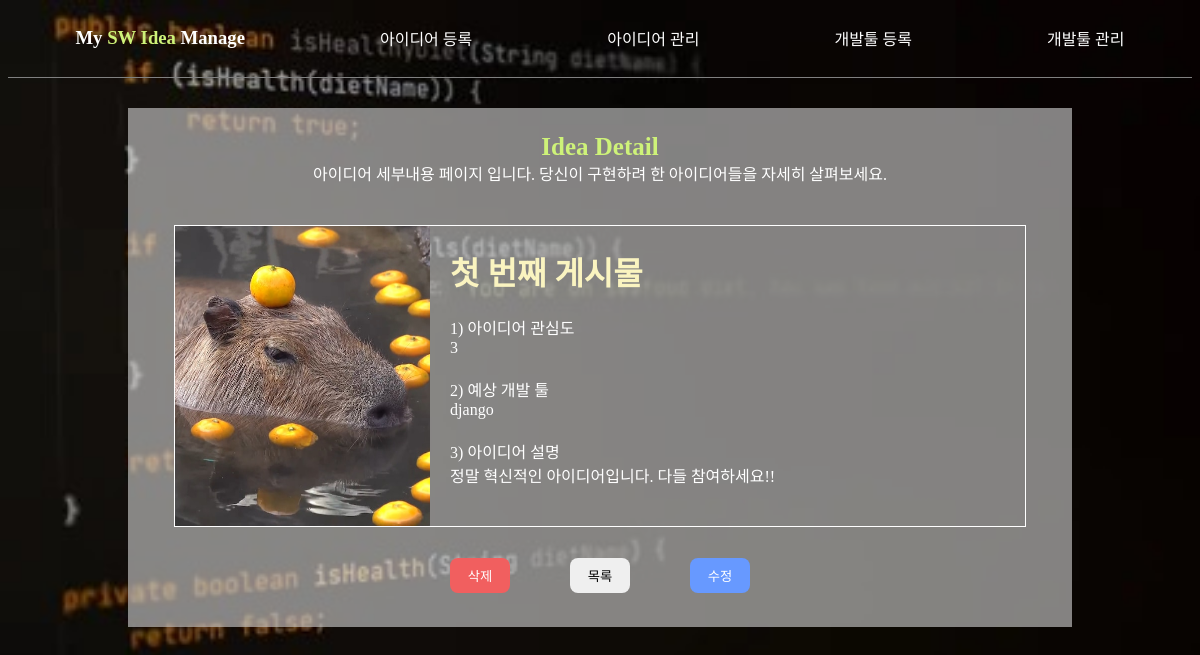
/detail/1, run on the app's committed database.
### apps/idea/models.py (models this page shows, shortened)
class Idea(models.Model):
    title = models.CharField('아이디어명:', max_length=20)
    image = models.ImageField('Image:', upload_to='uploaded_images/%Y%m%d', blank=True)
    content = models.TextField('아이디어 설명:')
    interest = models.IntegerField('아이디어 관심도:')
    devtool = models.ForeignKey(Tool, verbose_name='예상 개발툴:', on_delete=models.CASCADE, related_name='ideas')
    created_at = models.DateTimeField(auto_now_add=True, verbose_name="등록일")
    is_liked = models.BooleanField(default=False)

### apps/tool/models.py (models this page shows)
class Tool(models.Model):
    name = models.CharField('이름:', max_length=20)
    kind = models.CharField('종류:', max_length=20)
    content = models.TextField('개발툴 설명:')
    def __str__(self):
        return self.name

### apps/idea/views.py (the view)
# urls.py: path('detail/<int:pk>', views.detail, name='detail'),
def detail(request, pk):
    idea = Idea.objects.get(id=pk)
    context = {
        'idea': idea,
    }
    return render(request, 'idea/detail.html', context)

### templates/idea/detail.html (shortened to what this page needs)
{% extends 'base.html' %}
{% load static %}
    {% block head %}
        <link rel="stylesheet" href="{% static 'idea/detail.css' %}">
    {% endblock %}
    {% block content %}
    <div class="detail_container">
        <h3 class="form_title yellow">Idea Detail</h3>
        <p class="discription">아이디어 세부내용 페이지 입니다. 당신이 구현하려 한 아이디어들을 자세히 살펴보세요.</p>
        <div class="content">
            {% if idea.image != null and idea.image.url != "" %}
                <img src="{{ idea.image.url }}" alt="image">
            {% else %}
                <img src="{% static 'no_img.png' %}" alt="이미지 존재X">
            {% endif %}
            <div class="info">
                {% if idea.is_liked %}
                    <h1 class="bright">{{idea.title}}⭐️</h1>
                {% else %}
                    <h1 class="bright">{{idea.title}}</h1>
                {% endif %}
                <p>1) 아이디어 관심도</p>
                <p class="idea_info">{{idea.interest}}</p>
                <p>2) 예상 개발 툴</p>
                <p class=" idea_info bright">
                    <a href="{% url 'tool:detail' idea.devtool.pk %}">{{idea.devtool}}</a>
                </p>
                <p>3) 아이디어 설명</p>
                <p class="idea_info">{{idea.content}}</p>
            </div>
        </div>
        <div class="button_container">
            <a href="{% url 'idea:delete' idea.pk %}">
                <button type="button" class="delete_button">삭제</button>
            </a>
            <a href="{% url 'idea:list' %}">
                <button type="button" class="list_button">목록</button>
            </a>
            <a href="{% url 'idea:update' idea.pk %}">
                <button type="button" class="update_button">수정</button>
            </a>
        </div>
    </div>
    {% endblock %}

### static/base.css (style rules this page uses)
html { background-image: url('coding.jpg'); background-size: cover; background-repeat: no-repeat; }
a { text-decoration: none; color: white; transition: opacity 0.5s ease; }
.yellow { color: rgb(206, 242, 121); }
.bright { color: rgb(250, 244, 192); }

### static/idea/detail.css (style rules this page uses)
.detail_container { display: flex; flex-direction: column; justify-content: center; align-items: center; margin-top: 30px; padding-bottom: 100px; position: relative; }
.form_title { font-size: 25px; margin-bottom: 0; }
.discription { margin-block: 0; color: white; }
.content { border: 1px solid white; margin-top: 40px; width: 1500px; height: 300px; max-width: 90%; display: flex; }
img { width: 30%; max-height: 100%; }
.info { padding-left: 20px; color: white; }
.button_container { display: flex; justify-content: space-between; background: none; width: 300px; padding: 10px; border-radius: 20px; color: white; border: none; cursor: pointer; transition: background-color 0.2s ease; max-width: 100%; position: absolute; top: 440px; }
.button_container button { width: 60px; height: 35px; border-radius: 8px; border: none; cursor: pointer; }
p { margin-block: 0; }
.idea_info { margin-bottom: 20px; }
.delete_button { background-color: rgb(241, 95, 95); color: white; }
.update_button { background-color: rgb(103, 153, 255); color: white; }

### data on the page
Idea: image (picture), title "첫 번째 게시물", interest "3", devtool "django", content "정말 혁신적인 아이디어입니다. 다들 참여하세요!!"
